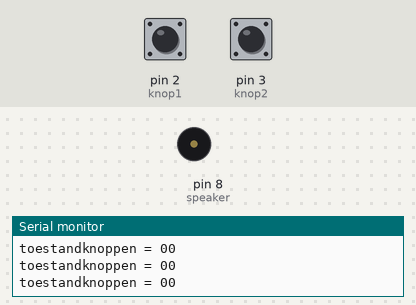
Bench run of a sketch on a simulated Arduino Uno, built with avr-gcc and run on an emulated ATmega328P. On the bench: buzzer (waves = sounding), the last lines printed to the serial monitor. The inputs (shaded band) are chosen by the test bench; at power-on: pin 2 (knop1) LOW, pin 3 (knop2) LOW.

Above: at 1.2 s.
1.3 s: pin 2 (knop1) pulled HIGH for 0.15 s
At 1.4 s:
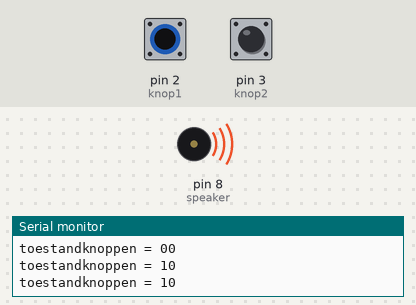
2.9 s: pin 3 (knop2) pulled HIGH for 0.15 s
At 4.2 s:
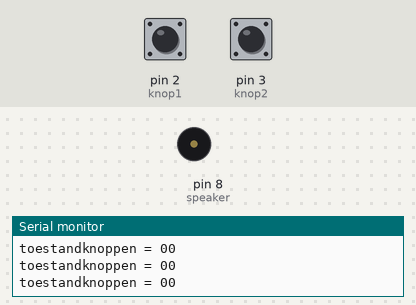
6.0 s: pin 3 (knop2) pulled HIGH for 3.2 s
At 7.1 s:
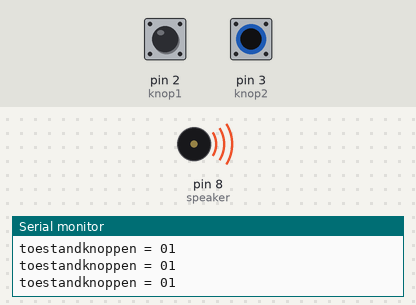
12.2 s: pin 2 (knop1) pulled HIGH for 3.2 s
At 16.8 s:
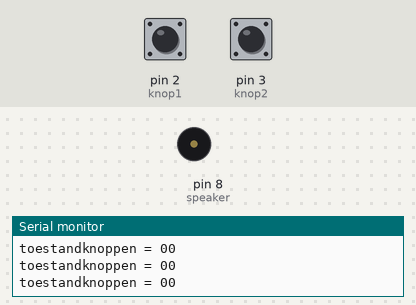
Timing chart, 0 to 18.3 s (numbered marks = the images above; inputs shaded):
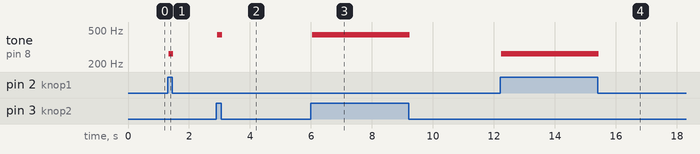

Measured:
- after the input at 1.3 s, tone on pin 8 (speaker): silent → 262 Hz at once, → silent 0.16 s later
- after the input at 2.9 s, tone on pin 8 (speaker): silent → 440 Hz at once, → silent 0.16 s later
- after the input at 6.0 s, tone on pin 8 (speaker): silent → 440 Hz at once, → silent 3.2 s later
- after the input at 12.2 s, tone on pin 8 (speaker): silent → 262 Hz at once, → silent 3.2 s later

The sketch:

_7_toneKeyboard.ino
```cpp
/*
  Tone keyboard
  In deze sketch gaan we de arduino ombouwen tot een keyboard.
  We beginnen met een keyboard met 2 toetsen (knoppen).


*/


const int knop1 = 2; // knop 1 is aangesloten op pin 2
const int knop2 = 3; // knop 2 is aangesloten op pin 3
const int speaker = 8; // de buzzer of speaker is aangesloten op pin 8 (speaker met met 100 ohm weerstand)

const int toon1 = 262; // frequentie van de toon in Hz
const int toon2 = 440; // frequentie van de toon in Hz
int toestandknop1 = 0; // de waarde van knop 1
int toestandknop2 = 0; // de waarde van knop 2

void setup() {
  pinMode(knop1, INPUT);
  pinMode(knop2, INPUT);
  pinMode (speaker, OUTPUT);
  Serial.begin(9600);
}

void loop() {
  toestandknop1 = digitalRead(knop1);
  toestandknop2 = digitalRead(knop2);

  Serial.print("toestandknoppen = ");  // schrijf de waarden van de knoppen naar de monitor
  Serial.print(toestandknop1);
  Serial.println(toestandknop2);

  if (toestandknop1 == HIGH) {
    tone(speaker, toon1); // toon 1 klinkt nu
  }
  else if (toestandknop2 == HIGH) {
    tone(speaker, toon2);
  }
  else {
    noTone(speaker);
  }
}
/*
  Extra opdracht 1:
  Als je een keyboard met twee knoppen kan maken, kan je het ook vast met meer..
  Of misschien nog leuker, vervang de toetsen door een lichtsensor. Zie opdracht 5 voor het
  aansluiten van de lichtsensor.

  Voeg aan de sketch regels toe zodat je de gemeten sensorwaarde in de monitor kunt zien.
  Pas de sketch verder zo aan dat je toon1 hoort als je je vinger op de lichtsensor legt.

  Extra opdracht 2:
  Pas de sketch verder aan zodat als er veel licht op sensor valt je geen geluid hoort; bij minder licht je toon1 hoort en
  toon2 als er bijna geen licht op de sensor komt.

*/
```
